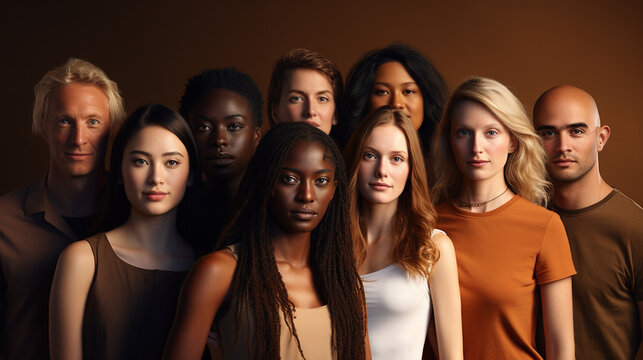
#> input picture detector-de-rostros/photo.jpg, 643 x 360 px
$ python main.py
#> lines starting #> are read from the running program, lines starting #| are printed output that depends on the picture
import cv2
import numpy as np
from matplotlib import pyplot as plt

# ============================================================================
# CONFIGURACIÓN: Valores de entrada/salida y efecto a aplicar
# ============================================================================

IMAGEN_ENTRADA = "photo.jpg"            # Foto con personas
IMAGEN_SALIDA = "output-photo.jpg"      # Resultado

# Elige qué efecto aplicar (descomenta solo UNO):
# EFECTO = "rectangulo"    # Dibuja rectángulos verdes en caras
# EFECTO = "pixelar"     # Pixela las caras (privacidad)
# EFECTO = "blur"        # Difumina las caras
EFECTO = "resaltar"    # Resalta caras en color, resto gris

# ============================================================================
# FUNCIONES
# ============================================================================

def cargar_detector():
    """Carga el detector de rostros (viene con OpenCV)"""
    print("Cargando detector de rostros...")

    # Este archivo viene incluido con OpenCV
    ruta_detector = cv2.data.haarcascades + 'haarcascade_frontalface_default.xml'
    detector = cv2.CascadeClassifier(ruta_detector)

    if detector.empty():
        print("❌ Error: No se pudo cargar el detector")
        return None

    print("✓ Detector cargado")
    return detector


def leer_imagen(ruta):
    """Lee la imagen"""
    imagen = cv2.imread(ruta)
    if imagen is None:
        print(f"❌ Error: No se encontró '{ruta}'")
        return None
    print(f"✓ Imagen cargada: {imagen.shape}")
    return imagen


def detectar_rostros(imagen, detector):
    """Detecta todos los rostros en la imagen"""
    print("Buscando rostros...")

    # Convertir a escala de grises (el detector funciona mejor así)
    gris = cv2.cvtColor(imagen, cv2.COLOR_BGR2GRAY)

    # Detectar rostros
    # Retorna: lista de (x, y, ancho, alto) de cada rostro
    rostros = detector.detectMultiScale(
        gris,
        scaleFactor=1.1,    # Qué tan rápido buscar
        minNeighbors=5,      # Cuántas detecciones para confirmar
        minSize=(30, 30)     # Tamaño mínimo del rostro
    )

    print(f"✓ Encontrados {len(rostros)} rostro(s)")
    return rostros


# [56 lines left out: functions dibujar_rectangulos, pixelar_rostros, desenfocar_rostros, not called in this run]


def resaltar_rostros(imagen, rostros):
    """Resalta rostros en color, resto en blanco y negro"""
    print("Resaltando rostros...")

    # Convertir imagen completa a blanco y negro
    gris = cv2.cvtColor(imagen, cv2.COLOR_BGR2GRAY)
    resultado = cv2.cvtColor(gris, cv2.COLOR_GRAY2BGR)

    # Poner rostros originales en color
    for (x, y, ancho, alto) in rostros:
        resultado[y:y+alto, x:x+ancho] = imagen[y:y+alto, x:x+ancho]

    return resultado


def guardar_imagen(imagen, ruta):
    """Guarda la imagen"""
    cv2.imwrite(ruta, imagen)
    print(f"✓ Imagen guardada: {ruta}")


def mostrar_comparacion(original, procesada, num_rostros):
    """Muestra antes y después"""
    print("Generando comparación...")

    # Convertir a RGB para matplotlib
    orig_rgb = cv2.cvtColor(original, cv2.COLOR_BGR2RGB)
    proc_rgb = cv2.cvtColor(procesada, cv2.COLOR_BGR2RGB)

    plt.figure(figsize=(16, 7))

    plt.subplot(1, 2, 1)
    plt.imshow(orig_rgb)
    plt.title('IMAGEN ORIGINAL', fontsize=16, fontweight='bold')
    plt.axis('off')

    plt.subplot(1, 2, 2)
    plt.imshow(proc_rgb)
    plt.title(f'ROSTROS DETECTADOS: {num_rostros}', fontsize=16, fontweight='bold')
    plt.axis('off')

    plt.tight_layout()
    plt.savefig('comparacion_rostros.png', dpi=150, bbox_inches='tight')
    print("✓ Comparación guardada: comparacion_rostros.png")
    plt.show()


# ============================================================================
# PROGRAMA PRINCIPAL
# ============================================================================

def main():
    print("\n" + "="*70)
    print("            DETECTOR DE ROSTROS - VERSIÓN SIMPLE")
    print("="*70 + "\n")

    # PASO 1: Cargar el detector
    detector = cargar_detector()
    if detector is None:
        return

    # PASO 2: Cargar imagen
    imagen = leer_imagen(IMAGEN_ENTRADA)
#> in leer_imagen, imagen is the input picture: shape (360, 643, 3); mean B, G, R 36.5, 52.7, 85.4
#| ✓ Imagen cargada: (360, 643, 3)
    if imagen is None:
        print("\n💡 CONSEJO: Coloca una foto con personas y renómbrala a 'foto.jpg'")
        print("   O cambia IMAGEN_ENTRADA en la línea 14\n")
        return

    # PASO 3: Detectar rostros
    print("\n" + "-"*70)
    rostros = detectar_rostros(imagen, detector)
#> in detectar_rostros, `gris = cv2.cvtColor(imagen, cv2.COLOR_BGR2GRAY)`:
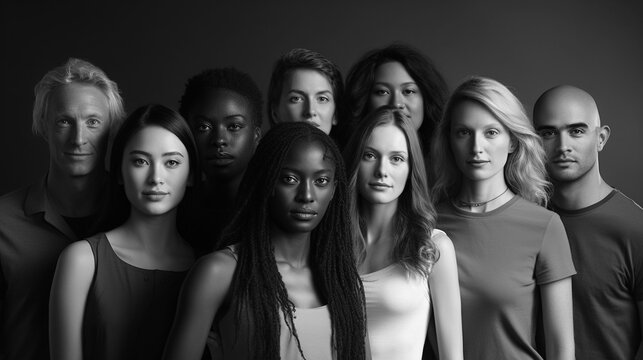
#> gris: shape (360, 643); min 0, max 252, mean 60.6
#> in detectar_rostros, `rostros = detector.detectMultiScale( gris, scaleFactor=1.1,`: rostros = [[365, 66, 63, 63], [279, 72, 62, 62], [347, 129, 72, 72], [185, 96, 70, 70], [526, 100, 79, 79], [441, 105, 73, 73], [119, 131, 77, 77], [270, 150, 74, 74], [44, 94, 68, 68]]
#| ✓ Encontrados 9 rostro(s)
    print("-"*70 + "\n")

    if len(rostros) == 0:
        print("⚠️  No se detectaron rostros en la imagen")
        print("\n💡 CONSEJOS:")
        print("   • Usa fotos donde las caras sean claras y frontales")
        print("   • Asegúrate de que haya buena iluminación")
        print("   • Las caras no deben estar muy de perfil\n")
        return

    # PASO 4: Aplicar el efecto elegido
    print(f"Aplicando efecto: {EFECTO}\n")

    if EFECTO == "rectangulo":
        resultado = dibujar_rectangulos(imagen, rostros)
    elif EFECTO == "pixelar":
        resultado = pixelar_rostros(imagen, rostros, nivel=15)
    elif EFECTO == "blur":
        resultado = desenfocar_rostros(imagen, rostros)
    elif EFECTO == "resaltar":
        resultado = resaltar_rostros(imagen, rostros)
#> the loop in resaltar_rostros, `for (x, y, ancho, alto) in rostros:` made 9 passes
#> after the loop in resaltar_rostros, `for (x, y, ancho, alto) in rostros:`:
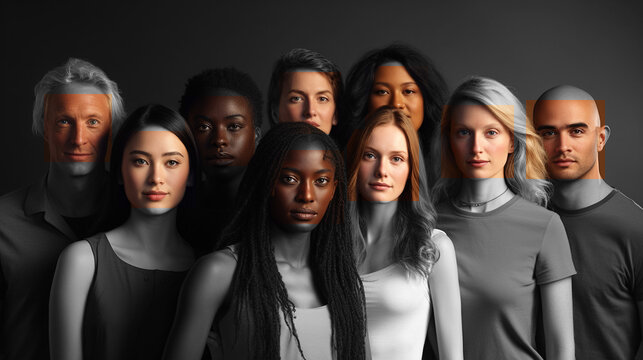
#> resultado: shape (360, 643, 3); mean B, G, R 55.3, 58.8, 66.2
    else:
        print(f"❌ Efecto '{EFECTO}' no reconocido")
        print("   Usa: rectangulo, pixelar, blur o resaltar")
        return

    # PASO 5: Guardar y mostrar
    guardar_imagen(resultado, IMAGEN_SALIDA)
    print()
    mostrar_comparacion(imagen, resultado, len(rostros))
#> in mostrar_comparacion, `plt.savefig('comparacion_rostros.png', dpi=150, bbox_inches='tight')`:
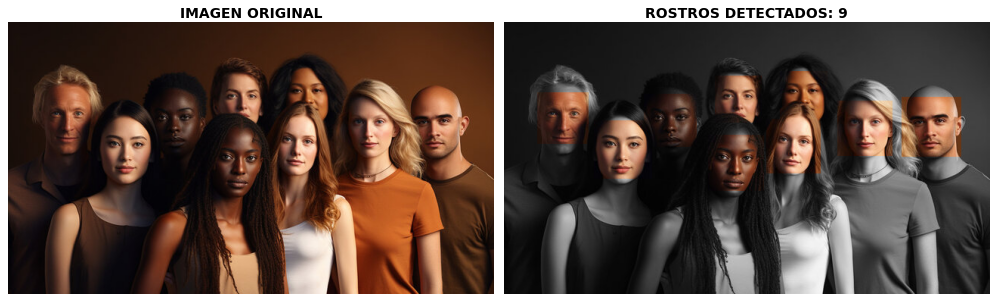
#> figure drawn by matplotlib, 2 panels

    print("\n" + "="*70)
    print("✓ PROCESO COMPLETADO")
    print("="*70)
    print(f"\nRostros detectados: {len(rostros)}")
#| Rostros detectados: 9
    print(f"Efecto aplicado: {EFECTO}")
    print(f"\nArchivos generados:")
    print(f"  • {IMAGEN_SALIDA}")
    print(f"  • comparacion_rostros.png")
    print()


if __name__ == "__main__":
    main()
